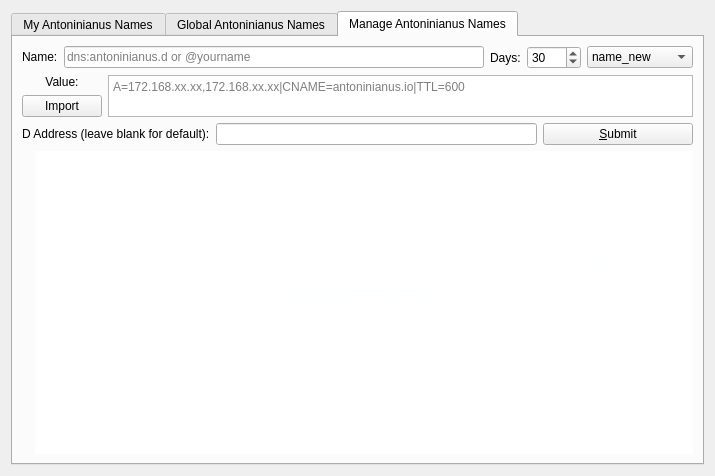
<?xml version="1.0" encoding="UTF-8"?>
<ui version="4.0">
 <class>ManageNamesPage</class>
 <widget class="QDialog" name="ManageNamesPage">
  <property name="geometry">
   <rect>
    <x>0</x>
    <y>0</y>
    <width>715</width>
    <height>476</height>
   </rect>
  </property>
  <property name="sizePolicy">
   <sizepolicy hsizetype="Preferred" vsizetype="Preferred">
    <horstretch>0</horstretch>
    <verstretch>0</verstretch>
   </sizepolicy>
  </property>
  <property name="windowTitle">
   <string>Manage Names</string>
  </property>
  <layout class="QGridLayout" name="gridLayout_4">
   <item row="0" column="0">
    <widget class="QTabWidget" name="tabWidget">
     <property name="currentIndex">
      <number>2</number>
     </property>
     <widget class="QWidget" name="tab">
      <attribute name="title">
       <string>My Antoninianus Names</string>
      </attribute>
      <layout class="QGridLayout" name="gridLayout">
       <item row="0" column="0">
        <layout class="QHBoxLayout" name="horizontalLayout_2">
         <property name="spacing">
          <number>0</number>
         </property>
         <item>
          <widget class="QValidatedLineEdit" name="nameFilter">
           <property name="sizePolicy">
            <sizepolicy hsizetype="Fixed" vsizetype="Fixed">
             <horstretch>0</horstretch>
             <verstretch>0</verstretch>
            </sizepolicy>
           </property>
           <property name="toolTip">
            <string>Enter part of name to search for</string>
           </property>
           <property name="text">
            <string notr="true"/>
           </property>
          </widget>
         </item>
         <item>
          <widget class="QValidatedLineEdit" name="valueFilter">
           <property name="toolTip">
            <string>Enter part of value to search for</string>
           </property>
           <property name="text">
            <string notr="true"/>
           </property>
          </widget>
         </item>
         <item>
          <widget class="QValidatedLineEdit" name="addressFilter">
           <property name="sizePolicy">
            <sizepolicy hsizetype="Fixed" vsizetype="Fixed">
             <horstretch>0</horstretch>
             <verstretch>0</verstretch>
            </sizepolicy>
           </property>
           <property name="toolTip">
            <string>Enter Namecoin address (or prefix of it)</string>
           </property>
           <property name="text">
            <string notr="true"/>
           </property>
          </widget>
         </item>
         <item>
          <spacer name="horizontalSpacer_ExpiresIn">
           <property name="orientation">
            <enum>Qt::Horizontal</enum>
           </property>
           <property name="sizeType">
            <enum>QSizePolicy::Fixed</enum>
           </property>
           <property name="sizeHint" stdset="0">
            <size>
             <width>100</width>
             <height>20</height>
            </size>
           </property>
          </spacer>
         </item>
        </layout>
       </item>
       <item row="1" column="0">
        <widget class="QTableView" name="tableView">
         <property name="sizePolicy">
          <sizepolicy hsizetype="Expanding" vsizetype="Expanding">
           <horstretch>0</horstretch>
           <verstretch>0</verstretch>
          </sizepolicy>
         </property>
         <property name="contextMenuPolicy">
          <enum>Qt::CustomContextMenu</enum>
         </property>
         <property name="toolTip">
          <string>Double-click name to configure</string>
         </property>
         <property name="verticalScrollBarPolicy">
          <enum>Qt::ScrollBarAlwaysOn</enum>
         </property>
         <property name="tabKeyNavigation">
          <bool>false</bool>
         </property>
         <property name="alternatingRowColors">
          <bool>true</bool>
         </property>
         <property name="selectionMode">
          <enum>QAbstractItemView::SingleSelection</enum>
         </property>
         <property name="selectionBehavior">
          <enum>QAbstractItemView::SelectRows</enum>
         </property>
         <property name="sortingEnabled">
          <bool>true</bool>
         </property>
         <attribute name="verticalHeaderVisible">
          <bool>false</bool>
         </attribute>
        </widget>
       </item>
      </layout>
     </widget>
     <widget class="QWidget" name="tab_2">
      <attribute name="title">
       <string>Global Antoninianus Names</string>
      </attribute>
      <layout class="QGridLayout" name="gridLayout_2">
       <item row="6" column="0" colspan="4">
        <widget class="QTableWidget" name="tableWidget">
         <property name="editTriggers">
          <set>QAbstractItemView::NoEditTriggers</set>
         </property>
         <property name="alternatingRowColors">
          <bool>true</bool>
         </property>
         <property name="selectionBehavior">
          <enum>QAbstractItemView::SelectRows</enum>
         </property>
         <property name="sortingEnabled">
          <bool>false</bool>
         </property>
         <property name="columnCount">
          <number>3</number>
         </property>
         <attribute name="horizontalHeaderShowSortIndicator" stdset="0">
          <bool>false</bool>
         </attribute>
         <attribute name="horizontalHeaderStretchLastSection">
          <bool>true</bool>
         </attribute>
         <column>
          <property name="text">
           <string>Name</string>
          </property>
         </column>
         <column>
          <property name="text">
           <string>Expires In</string>
          </property>
         </column>
         <column>
          <property name="text">
           <string>Value</string>
          </property>
         </column>
        </widget>
       </item>
       <item row="3" column="0" rowspan="2" colspan="4">
        <layout class="QHBoxLayout" name="horizontalLayout_6">
         <property name="sizeConstraint">
          <enum>QLayout::SetDefaultConstraint</enum>
         </property>
         <item>
          <widget class="QLabel" name="countLabel">
           <property name="text">
            <string>Name Count Total ~</string>
           </property>
          </widget>
         </item>
         <item>
          <spacer name="horizontalSpacer">
           <property name="orientation">
            <enum>Qt::Horizontal</enum>
           </property>
           <property name="sizeHint" stdset="0">
            <size>
             <width>150</width>
             <height>20</height>
            </size>
           </property>
          </spacer>
         </item>
         <item>
          <widget class="QPushButton" name="copyNameButton">
           <property name="sizePolicy">
            <sizepolicy hsizetype="Fixed" vsizetype="Fixed">
             <horstretch>0</horstretch>
             <verstretch>0</verstretch>
            </sizepolicy>
           </property>
           <property name="text">
            <string>Copy Name</string>
           </property>
          </widget>
         </item>
         <item>
          <widget class="QPushButton" name="copyValueButton">
           <property name="sizePolicy">
            <sizepolicy hsizetype="Fixed" vsizetype="Fixed">
             <horstretch>0</horstretch>
             <verstretch>0</verstretch>
            </sizepolicy>
           </property>
           <property name="text">
            <string>Copy Value</string>
           </property>
          </widget>
         </item>
         <item>
          <widget class="QPushButton" name="refreshButton">
           <property name="sizePolicy">
            <sizepolicy hsizetype="MinimumExpanding" vsizetype="Fixed">
             <horstretch>0</horstretch>
             <verstretch>0</verstretch>
            </sizepolicy>
           </property>
           <property name="cursor">
            <cursorShape>ArrowCursor</cursorShape>
           </property>
           <property name="text">
            <string>Refresh</string>
           </property>
           <property name="default">
            <bool>false</bool>
           </property>
           <property name="flat">
            <bool>false</bool>
           </property>
          </widget>
         </item>
        </layout>
       </item>
      </layout>
     </widget>
     <widget class="QWidget" name="tab_3">
      <attribute name="title">
       <string>Manage Antoninianus Names</string>
      </attribute>
      <layout class="QGridLayout" name="gridLayout_3">
       <item row="2" column="0">
        <layout class="QHBoxLayout" name="horizontalLayout_4">
         <item>
          <widget class="QLabel" name="labelAddress">
           <property name="enabled">
            <bool>true</bool>
           </property>
           <property name="sizePolicy">
            <sizepolicy hsizetype="Preferred" vsizetype="Maximum">
             <horstretch>0</horstretch>
             <verstretch>0</verstretch>
            </sizepolicy>
           </property>
           <property name="text">
            <string>D Address (leave blank for default):</string>
           </property>
           <property name="alignment">
            <set>Qt::AlignLeading|Qt::AlignLeft|Qt::AlignVCenter</set>
           </property>
          </widget>
         </item>
         <item>
          <widget class="QValidatedLineEdit" name="registerAddress">
           <property name="enabled">
            <bool>true</bool>
           </property>
           <property name="toolTip">
            <string>&lt;html&gt;&lt;head/&gt;&lt;body&gt;&lt;p&gt;Enter a new owner address, or leave blank to keep the current ownership.&lt;/p&gt;&lt;/body&gt;&lt;/html&gt;</string>
           </property>
           <property name="text">
            <string notr="true"/>
           </property>
          </widget>
         </item>
         <item>
          <widget class="QPushButton" name="submitNameButton">
           <property name="sizePolicy">
            <sizepolicy hsizetype="Fixed" vsizetype="Fixed">
             <horstretch>0</horstretch>
             <verstretch>0</verstretch>
            </sizepolicy>
           </property>
           <property name="minimumSize">
            <size>
             <width>150</width>
             <height>0</height>
            </size>
           </property>
           <property name="toolTip">
            <string>&lt;html&gt;&lt;head/&gt;&lt;body&gt;&lt;p&gt;This will send a name_new or name_update transaction (if you already did name_new).&lt;/p&gt;&lt;/body&gt;&lt;/html&gt;</string>
           </property>
           <property name="layoutDirection">
            <enum>Qt::LeftToRight</enum>
           </property>
           <property name="text">
            <string>&amp;Submit</string>
           </property>
           <property name="icon">
            <iconset resource="../bitcoin.qrc">
             <normaloff>:/icons/send</normaloff>:/icons/send</iconset>
           </property>
           <property name="default">
            <bool>true</bool>
           </property>
          </widget>
         </item>
        </layout>
       </item>
       <item row="0" column="0">
        <layout class="QHBoxLayout" name="horizontalLayout">
         <item>
          <widget class="QLabel" name="label_4">
           <property name="sizePolicy">
            <sizepolicy hsizetype="Preferred" vsizetype="Maximum">
             <horstretch>0</horstretch>
             <verstretch>0</verstretch>
            </sizepolicy>
           </property>
           <property name="text">
            <string>Name:</string>
           </property>
           <property name="alignment">
            <set>Qt::AlignLeading|Qt::AlignLeft|Qt::AlignVCenter</set>
           </property>
          </widget>
         </item>
         <item>
          <widget class="QValidatedLineEdit" name="registerName">
           <property name="toolTip">
            <string>&lt;html&gt;&lt;head/&gt;&lt;body&gt;&lt;p&gt;Enter a Name.&lt;/p&gt;&lt;/body&gt;&lt;/html&gt;</string>
           </property>
           <property name="text">
            <string notr="true"/>
           </property>
           <property name="placeholderText">
            <string>dns:antoninianus.d or @yourname</string>
           </property>
          </widget>
         </item>
         <item>
          <widget class="QLabel" name="label_7">
           <property name="text">
            <string>Days:</string>
           </property>
           <property name="alignment">
            <set>Qt::AlignLeading|Qt::AlignLeft|Qt::AlignVCenter</set>
           </property>
          </widget>
         </item>
         <item>
          <widget class="QSpinBox" name="registerDays">
           <property name="toolTip">
            <string>&lt;html&gt;&lt;head/&gt;&lt;body&gt;&lt;p&gt;Set the number of days that will be added to the Name expire time.&lt;/p&gt;&lt;/body&gt;&lt;/html&gt;</string>
           </property>
           <property name="maximum">
            <number>9999</number>
           </property>
           <property name="value">
            <number>30</number>
           </property>
          </widget>
         </item>
         <item>
          <widget class="QComboBox" name="txTypeSelector">
           <property name="currentIndex">
            <number>0</number>
           </property>
           <item>
            <property name="text">
             <string>name_new</string>
            </property>
           </item>
           <item>
            <property name="text">
             <string>name_update</string>
            </property>
           </item>
           <item>
            <property name="text">
             <string>name_delete</string>
            </property>
           </item>
          </widget>
         </item>
        </layout>
       </item>
       <item row="1" column="0">
        <layout class="QHBoxLayout" name="horizontalLayout_3">
         <item>
          <layout class="QVBoxLayout" name="verticalLayout">
           <item>
            <widget class="QLabel" name="labelValue">
             <property name="sizePolicy">
              <sizepolicy hsizetype="Preferred" vsizetype="Maximum">
               <horstretch>0</horstretch>
               <verstretch>0</verstretch>
              </sizepolicy>
             </property>
             <property name="text">
              <string>Value:</string>
             </property>
             <property name="alignment">
              <set>Qt::AlignCenter</set>
             </property>
            </widget>
           </item>
           <item>
            <widget class="QPushButton" name="importValueButton">
             <property name="text">
              <string>Import</string>
             </property>
            </widget>
           </item>
          </layout>
         </item>
         <item>
          <widget class="QPlainTextEdit" name="registerValue">
           <property name="sizePolicy">
            <sizepolicy hsizetype="Expanding" vsizetype="Ignored">
             <horstretch>0</horstretch>
             <verstretch>0</verstretch>
            </sizepolicy>
           </property>
           <property name="placeholderText">
            <string>A=172.168.xx.xx,172.168.xx.xx|CNAME=antoninianus.io|TTL=600</string>
           </property>
          </widget>
         </item>
        </layout>
       </item>
       <item row="4" column="0">
        <layout class="QHBoxLayout" name="horizontalLayout_5">
         <item>
          <widget class="QLabel" name="label">
           <property name="sizePolicy">
            <sizepolicy hsizetype="Fixed" vsizetype="Fixed">
             <horstretch>0</horstretch>
             <verstretch>0</verstretch>
            </sizepolicy>
           </property>
           <property name="maximumSize">
            <size>
             <width>150</width>
             <height>150</height>
            </size>
           </property>
           <property name="text">
            <string/>
           </property>
           <property name="pixmap">
            <pixmap resource="../bitcoin.qrc">:/icons/goldname</pixmap>
           </property>
           <property name="scaledContents">
            <bool>true</bool>
           </property>
           <property name="alignment">
            <set>Qt::AlignCenter</set>
           </property>
          </widget>
         </item>
         <item>
          <widget class="QTextBrowser" name="textBrowser">
           <property name="sizePolicy">
            <sizepolicy hsizetype="Expanding" vsizetype="Expanding">
             <horstretch>0</horstretch>
             <verstretch>0</verstretch>
            </sizepolicy>
           </property>
           <property name="frameShape">
            <enum>QFrame::NoFrame</enum>
           </property>
           <property name="frameShadow">
            <enum>QFrame::Plain</enum>
           </property>
           <property name="html">
            <string>&lt;!DOCTYPE HTML PUBLIC &quot;-//W3C//DTD HTML 4.0//EN&quot; &quot;http://www.w3.org/TR/REC-html40/strict.dtd&quot;&gt;
&lt;html&gt;&lt;head&gt;&lt;meta name=&quot;qrichtext&quot; content=&quot;1&quot; /&gt;&lt;style type=&quot;text/css&quot;&gt;
p, li { white-space: pre-wrap; }
&lt;/style&gt;&lt;/head&gt;&lt;body style=&quot; font-family:'MS Shell Dlg 2'; font-size:8.25pt; font-weight:400; font-style:normal;&quot;&gt;
&lt;p style=&quot;-qt-paragraph-type:empty; margin-top:0px; margin-bottom:0px; margin-left:0px; margin-right:0px; -qt-block-indent:0; text-indent:0px; font-family:'.AppleSystemUIFont'; font-size:13pt;&quot;&gt;&lt;br /&gt;&lt;/p&gt;
&lt;p align=&quot;center&quot; style=&quot; margin-top:0px; margin-bottom:0px; margin-left:0px; margin-right:0px; -qt-block-indent:0; text-indent:0px;&quot;&gt;&lt;span style=&quot; font-family:'.AppleSystemUIFont'; font-size:13pt; color:#ffffff;&quot;&gt;Welcome to the &lt;/span&gt;&lt;span style=&quot; font-family:'.AppleSystemUIFont'; font-size:13pt; font-weight:600; color:#ffffff;&quot;&gt;Antoninianus NVS &lt;/span&gt;&lt;span style=&quot; font-family:'.AppleSystemUIFont'; font-size:13pt; color:#ffffff;&quot;&gt;(Name Value System). You may manage your Antoninianus names above. You can register a new name with &lt;/span&gt;&lt;span style=&quot; font-family:'.AppleSystemUIFont'; font-size:13pt; font-weight:600; color:#ffffff;&quot;&gt;name_new.&lt;/span&gt;&lt;span style=&quot; font-family:'.AppleSystemUIFont'; font-size:13pt; color:#ffffff;&quot;&gt; You can update an existing name with &lt;/span&gt;&lt;span style=&quot; font-family:'.AppleSystemUIFont'; font-size:13pt; font-weight:600; color:#ffffff;&quot;&gt;name_update &lt;/span&gt;&lt;span style=&quot; font-family:'.AppleSystemUIFont'; font-size:13pt; color:#ffffff;&quot;&gt;or delete the name with &lt;/span&gt;&lt;span style=&quot; font-family:'.AppleSystemUIFont'; font-size:13pt; font-weight:600; color:#ffffff;&quot;&gt;name_delete&lt;/span&gt;&lt;span style=&quot; font-family:'.AppleSystemUIFont'; font-size:13pt; color:#ffffff;&quot;&gt;. &lt;/span&gt;&lt;/p&gt;
&lt;p align=&quot;center&quot; style=&quot;-qt-paragraph-type:empty; margin-top:0px; margin-bottom:0px; margin-left:0px; margin-right:0px; -qt-block-indent:0; text-indent:0px; font-family:'.AppleSystemUIFont'; font-size:13pt; color:#ffffff;&quot;&gt;&lt;br /&gt;&lt;/p&gt;
&lt;p align=&quot;center&quot; style=&quot; margin-top:0px; margin-bottom:0px; margin-left:0px; margin-right:0px; -qt-block-indent:0; text-indent:0px;&quot;&gt;&lt;span style=&quot; font-family:'.AppleSystemUIFont'; font-size:13pt; color:#ffffff;&quot;&gt;For more information on the &lt;/span&gt;&lt;span style=&quot; font-family:'.AppleSystemUIFont'; font-size:13pt; font-weight:600; color:#ffffff;&quot;&gt;Antoninianus NVS&lt;/span&gt;&lt;span style=&quot; font-family:'.AppleSystemUIFont'; font-size:13pt; color:#ffffff;&quot;&gt; and &lt;/span&gt;&lt;span style=&quot; font-family:'.AppleSystemUIFont'; font-size:13pt; font-weight:600; color:#ffffff;&quot;&gt;DDNS&lt;/span&gt;&lt;span style=&quot; font-family:'.AppleSystemUIFont'; font-size:13pt; color:#ffffff;&quot;&gt; visit &lt;/span&gt;&lt;a href=&quot;https://antoninianus.io/dns&quot;&gt;&lt;span style=&quot; font-family:'.AppleSystemUIFont'; font-size:13pt; text-decoration: underline; color:#fcffff;&quot;&gt;https://antoninianus.io/dns&lt;/span&gt;&lt;/a&gt;&lt;/p&gt;&lt;/body&gt;&lt;/html&gt;</string>
           </property>
           <property name="openExternalLinks">
            <bool>true</bool>
           </property>
           <property name="openLinks">
            <bool>true</bool>
           </property>
          </widget>
         </item>
        </layout>
       </item>
      </layout>
     </widget>
    </widget>
   </item>
  </layout>
 </widget>
 <customwidgets>
  <customwidget>
   <class>QValidatedLineEdit</class>
   <extends>QLineEdit</extends>
   <header>qvalidatedlineedit.h</header>
  </customwidget>
 </customwidgets>
 <resources>
  <include location="../bitcoin.qrc"/>
 </resources>
 <connections/>
</ui>
